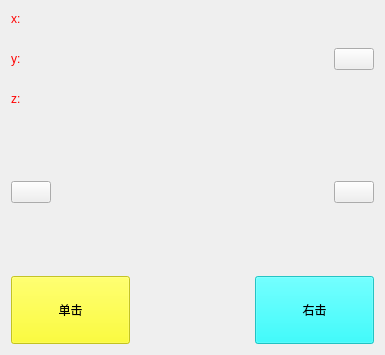
<?xml version="1.0" encoding="UTF-8"?>
<ui version="4.0">
 <class>Widget</class>
 <widget class="QWidget" name="Widget">
  <property name="geometry">
   <rect>
    <x>0</x>
    <y>0</y>
    <width>385</width>
    <height>355</height>
   </rect>
  </property>
  <property name="windowTitle">
   <string>Widget</string>
  </property>
  <layout class="QVBoxLayout" name="verticalLayout_2">
   <item>
    <layout class="QHBoxLayout" name="horizontalLayout">
     <item>
      <layout class="QVBoxLayout" name="verticalLayout">
       <item>
        <widget class="QLabel" name="lbl_x">
         <property name="minimumSize">
          <size>
           <width>135</width>
           <height>16</height>
          </size>
         </property>
         <property name="styleSheet">
          <string notr="true">color: rgb(255, 0, 0);</string>
         </property>
         <property name="text">
          <string>x:</string>
         </property>
        </widget>
       </item>
       <item>
        <spacer name="verticalSpacer_3">
         <property name="orientation">
          <enum>Qt::Vertical</enum>
         </property>
         <property name="sizeHint" stdset="0">
          <size>
           <width>20</width>
           <height>18</height>
          </size>
         </property>
        </spacer>
       </item>
       <item>
        <widget class="QLabel" name="lbl_y">
         <property name="minimumSize">
          <size>
           <width>135</width>
           <height>16</height>
          </size>
         </property>
         <property name="styleSheet">
          <string notr="true">color: rgb(255, 0, 0);</string>
         </property>
         <property name="text">
          <string>y:</string>
         </property>
        </widget>
       </item>
       <item>
        <spacer name="verticalSpacer_4">
         <property name="orientation">
          <enum>Qt::Vertical</enum>
         </property>
         <property name="sizeHint" stdset="0">
          <size>
           <width>20</width>
           <height>18</height>
          </size>
         </property>
        </spacer>
       </item>
       <item>
        <widget class="QLabel" name="lbl_z">
         <property name="minimumSize">
          <size>
           <width>135</width>
           <height>16</height>
          </size>
         </property>
         <property name="styleSheet">
          <string notr="true">color: rgb(255, 0, 0);</string>
         </property>
         <property name="text">
          <string>z:</string>
         </property>
        </widget>
       </item>
      </layout>
     </item>
     <item>
      <spacer name="horizontalSpacer">
       <property name="orientation">
        <enum>Qt::Horizontal</enum>
       </property>
       <property name="sizeHint" stdset="0">
        <size>
         <width>40</width>
         <height>92</height>
        </size>
       </property>
      </spacer>
     </item>
     <item>
      <widget class="Advance_Button" name="power">
       <property name="sizePolicy">
        <sizepolicy hsizetype="Fixed" vsizetype="Fixed">
         <horstretch>0</horstretch>
         <verstretch>0</verstretch>
        </sizepolicy>
       </property>
       <property name="iconSize">
        <size>
         <width>124</width>
         <height>99</height>
        </size>
       </property>
       <property name="buttonPicture">
        <pixmap resource="../src.qrc">:/images/power.png</pixmap>
       </property>
       <property name="pressPicture">
        <pixmap resource="../src.qrc">:/images/power1.png</pixmap>
       </property>
       <property name="releasePicutre" stdset="0">
        <pixmap resource="../src.qrc">:/images/power.png</pixmap>
       </property>
       <property name="isdrag" stdset="0">
        <bool>false</bool>
       </property>
      </widget>
     </item>
    </layout>
   </item>
   <item>
    <spacer name="verticalSpacer">
     <property name="orientation">
      <enum>Qt::Vertical</enum>
     </property>
     <property name="sizeHint" stdset="0">
      <size>
       <width>20</width>
       <height>51</height>
      </size>
     </property>
    </spacer>
   </item>
   <item>
    <layout class="QHBoxLayout" name="horizontalLayout_2">
     <item>
      <widget class="Advance_Button" name="right">
       <property name="sizePolicy">
        <sizepolicy hsizetype="Fixed" vsizetype="Fixed">
         <horstretch>0</horstretch>
         <verstretch>0</verstretch>
        </sizepolicy>
       </property>
       <property name="iconSize">
        <size>
         <width>100</width>
         <height>30</height>
        </size>
       </property>
       <property name="buttonPicture">
        <pixmap resource="../src.qrc">:/images/gougou_2.png</pixmap>
       </property>
       <property name="pressPicture">
        <pixmap resource="../src.qrc">:/images/gougou_21.png</pixmap>
       </property>
       <property name="releasePicutre" stdset="0">
        <pixmap resource="../src.qrc">:/images/gougou_2.png</pixmap>
       </property>
       <property name="isdrag" stdset="0">
        <bool>false</bool>
       </property>
      </widget>
     </item>
     <item>
      <spacer name="horizontalSpacer_2">
       <property name="orientation">
        <enum>Qt::Horizontal</enum>
       </property>
       <property name="sizeHint" stdset="0">
        <size>
         <width>40</width>
         <height>20</height>
        </size>
       </property>
      </spacer>
     </item>
     <item>
      <widget class="Advance_Button" name="left">
       <property name="sizePolicy">
        <sizepolicy hsizetype="Fixed" vsizetype="Fixed">
         <horstretch>0</horstretch>
         <verstretch>0</verstretch>
        </sizepolicy>
       </property>
       <property name="iconSize">
        <size>
         <width>100</width>
         <height>30</height>
        </size>
       </property>
       <property name="buttonPicture">
        <pixmap resource="../src.qrc">:/images/gougou_1.png</pixmap>
       </property>
       <property name="pressPicture">
        <pixmap resource="../src.qrc">:/images/gougou_11.png</pixmap>
       </property>
       <property name="releasePicutre" stdset="0">
        <pixmap resource="../src.qrc">:/images/gougou_1.png</pixmap>
       </property>
       <property name="isdrag" stdset="0">
        <bool>false</bool>
       </property>
      </widget>
     </item>
    </layout>
   </item>
   <item>
    <spacer name="verticalSpacer_2">
     <property name="orientation">
      <enum>Qt::Vertical</enum>
     </property>
     <property name="sizeHint" stdset="0">
      <size>
       <width>20</width>
       <height>50</height>
      </size>
     </property>
    </spacer>
   </item>
   <item>
    <layout class="QHBoxLayout" name="horizontalLayout_3">
     <item>
      <widget class="QPushButton" name="Button_Left">
       <property name="sizePolicy">
        <sizepolicy hsizetype="Expanding" vsizetype="Expanding">
         <horstretch>0</horstretch>
         <verstretch>0</verstretch>
        </sizepolicy>
       </property>
       <property name="styleSheet">
        <string notr="true">background-color: rgba(255, 255, 0, 200);</string>
       </property>
       <property name="text">
        <string>单击</string>
       </property>
      </widget>
     </item>
     <item>
      <spacer name="horizontalSpacer_3">
       <property name="orientation">
        <enum>Qt::Horizontal</enum>
       </property>
       <property name="sizeHint" stdset="0">
        <size>
         <width>40</width>
         <height>20</height>
        </size>
       </property>
      </spacer>
     </item>
     <item>
      <widget class="QPushButton" name="Button_Right">
       <property name="sizePolicy">
        <sizepolicy hsizetype="Expanding" vsizetype="Expanding">
         <horstretch>0</horstretch>
         <verstretch>0</verstretch>
        </sizepolicy>
       </property>
       <property name="styleSheet">
        <string notr="true">background-color: rgba(0, 255, 255, 200);</string>
       </property>
       <property name="text">
        <string>右击</string>
       </property>
      </widget>
     </item>
    </layout>
   </item>
  </layout>
 </widget>
 <layoutdefault spacing="6" margin="11"/>
 <customwidgets>
  <customwidget>
   <class>Advance_Button</class>
   <extends>QPushButton</extends>
   <header>advance_button.h</header>
  </customwidget>
 </customwidgets>
 <resources>
  <include location="../src.qrc"/>
 </resources>
 <connections/>
</ui>
